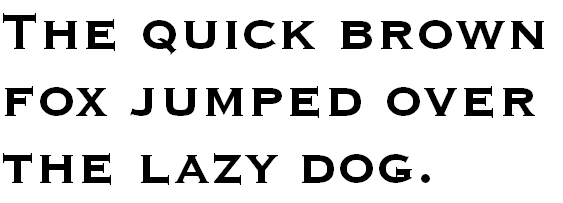
#> input picture testing/fox_sample1.png, 563 x 203 px, found by its file name
$ python 'OCR Implementation.py'
#> lines starting #> are read from the running program, lines starting #| are printed output that depends on the picture; after the words box and inside, x2 and y2 are one past the last pixel; in counts of white or black regions, pixels touching at a corner belong together
# -*- coding: utf-8 -*-
"""
@author: oramonviana
"""

##### PASSO 01: Instalar Libraries

from PIL import Image
import pytesseract
import cv2


##### PASSO 02: Carregar imagem para OCR

# Declarar o caminho do Executável do Tesseract
pytesseract.pytesseract.tesseract_cmd = 'C:\\Users\\oramonviana\\AppData\\Local\\Programs\\Tesseract-OCR\\tesseract.exe'

# Carregar a imagem de exemplo e converter para Grayscale (Escala de Cinza)
image_to_ocr = cv2.imread("testing\\fox_sample1.png")
#> image_to_ocr is the input picture: shape (203, 563, 3); min 0, max 255, mean 218.3


##### PASSO 03: Fazer o Pre-processamento da Imagem

### Pre Processamento 01: Converter para Escala de Cinza (GrayScale)
preprocessed_img = cv2.cvtColor(image_to_ocr, cv2.COLOR_BGR2GRAY)

### Pre Processamento 02: fazer o Binario e Otsu Thresholding
preprocessed_img = cv2.threshold(preprocessed_img, 0, 255, cv2.THRESH_TRUNC | cv2.THRESH_OTSU)[1]
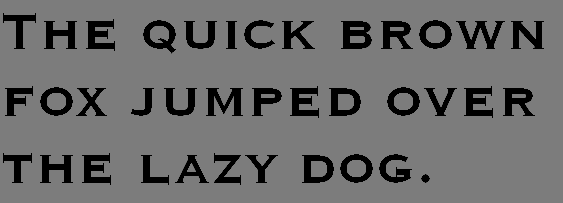
#> preprocessed_img: shape (203, 563); min 0, max 124, mean 106.8

## OBS_01: Thresholding significa que a imagem em escala de cinza será composta por diferentes intensidades de cinza. A escala
## de cinza irá de 0 para 255. Enquanto fazemos Thresholding, especificamente o binario e o OTSU. Iremos converter a imagem
## em outro formato onde teremos apenas 2 cores. Duas solidas cores: Ou os Pixels serão Brancos ou os Pixels serão Pretos.

## OBS_02: cv2.threshold irá retornar uma tupla com 2 valores: threshold value e resulting image. Para evitar possiveis erros
## sempre que precisemos apenas dos resultados da imagem, é preciso colocar cv2.threshold(...)[1]

### Pre Processamento 03: Median Blur para remover ruido da imagem
preprocessed_img = cv2.medianBlur(preprocessed_img, 3)


#### PASSO 04: Fazer o Pre-processamento da Imagem:
cv2.imwrite('testing\\imagem_tratada_01.png', preprocessed_img)

imagem = Image.open('testing\\imagem_tratada_01.png')
imagem = imagem.convert("L") # Transformando em tons de cinza novamente para assegurar esta transformaçao
imagem2 = Image.new("L", imagem.size, 255) # Fazer uma copia dessa imagem com fundo branco
#> imagem2: PIL image 563x203 L; every value is 255

for x in range(imagem.size[1]):
        for y in range(imagem.size[0]):
            cor_pixel = imagem.getpixel((y, x))
            if cor_pixel < 115:
                imagem2.putpixel((y, x), 0)
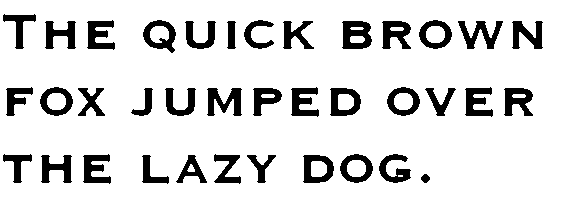
#> imagem2: PIL image 563x203 L; 86% white; 37 black regions, largest, box (x1, y1, x2, y2) and area: (342, 21, 372, 49) 610, (207, 88, 242, 116) 574, (458, 21, 503, 49) 567

imagem2.save('testing\\imagemfinal2.png')

#### PASSO 05: Fazer OCR da Imagem

# Fazer OCR usando tesseract
#> (the run stopped early here; a loop or call above may not have finished)

$ run again, with testing/fox_sample2.png copied over testing/fox_sample1.png
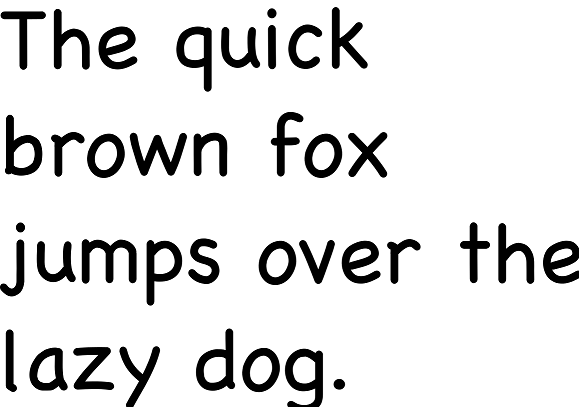
#> input picture testing/fox_sample2.png, 579 x 407 px, found by its file name
#> image_to_ocr is the input picture: shape (407, 579, 3); min 0, max 255, mean 224.2
#> `preprocessed_img = cv2.threshold(preprocessed_img, 0, 255, cv2.THRESH_..`:
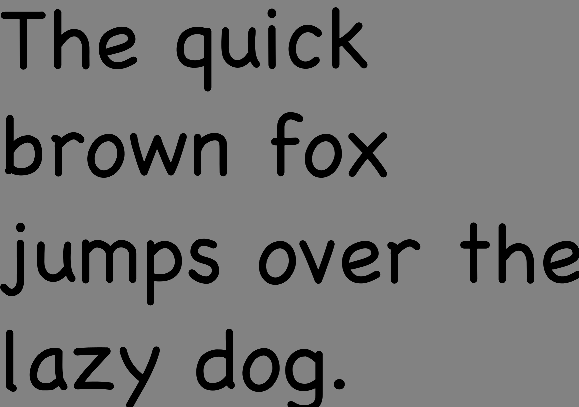
#> preprocessed_img: shape (407, 579); min 0, max 130, mean 115.1
#> after the loop `for x in range(imagem.size[1]):`:
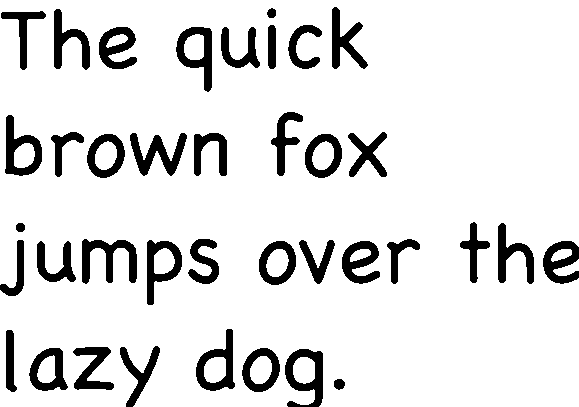
#> imagem2: PIL image 579x407 L; 88% white; 38 black regions, largest, box (x1, y1, x2, y2) and area: (82, 239, 137, 284) 1173, (285, 349, 323, 407) 1117, (130, 133, 187, 176) 1096
